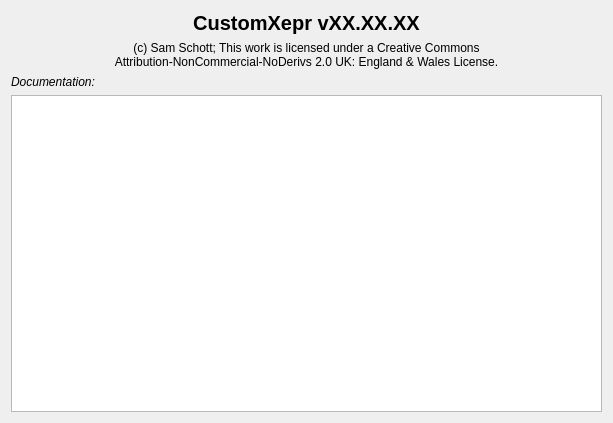
<?xml version="1.0" encoding="UTF-8"?>
<ui version="4.0">
 <class>About</class>
 <widget class="QWidget" name="About">
  <property name="geometry">
   <rect>
    <x>0</x>
    <y>0</y>
    <width>613</width>
    <height>423</height>
   </rect>
  </property>
  <property name="windowTitle">
   <string>About</string>
  </property>
  <layout class="QVBoxLayout" name="verticalLayout">
   <item>
    <widget class="QLabel" name="titleText">
     <property name="font">
      <font>
       <pointsize>15</pointsize>
       <weight>75</weight>
       <bold>true</bold>
      </font>
     </property>
     <property name="text">
      <string>CustomXepr vXX.XX.XX</string>
     </property>
     <property name="alignment">
      <set>Qt::AlignCenter</set>
     </property>
    </widget>
   </item>
   <item>
    <widget class="QLabel" name="copyRightText">
     <property name="text">
      <string>(c) Sam Schott; This work is licensed under a Creative Commons
Attribution-NonCommercial-NoDerivs 2.0 UK: England &amp; Wales License.</string>
     </property>
     <property name="alignment">
      <set>Qt::AlignCenter</set>
     </property>
    </widget>
   </item>
   <item>
    <widget class="QLabel" name="label">
     <property name="font">
      <font>
       <italic>true</italic>
      </font>
     </property>
     <property name="text">
      <string>Documentation:</string>
     </property>
    </widget>
   </item>
   <item>
    <widget class="QTextEdit" name="docText"/>
   </item>
  </layout>
 </widget>
 <resources/>
 <connections/>
</ui>
